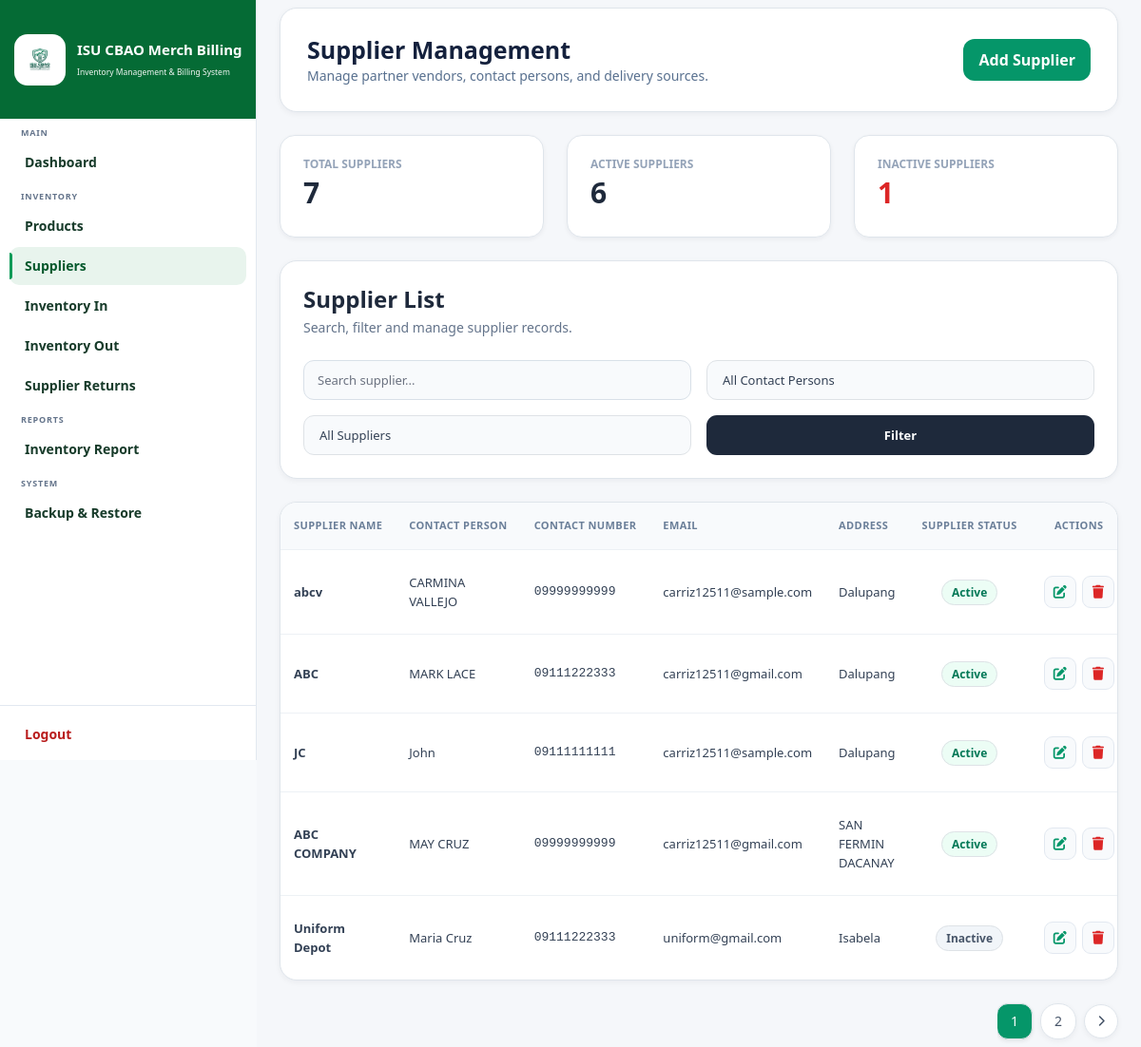
The page /pages/admin/suppliers.php (signed in) on the database its author committed.
### tables this page shows
CREATE TABLE `suppliers` (
  `id` int(11) NOT NULL AUTO_INCREMENT,
  `supplier_name` varchar(150) NOT NULL,
  `contact_person` varchar(100) DEFAULT NULL,
  `contact_number` varchar(20) DEFAULT NULL,
  `email` varchar(150) DEFAULT NULL,
  `address` text DEFAULT NULL,
  `status` enum('Active','Inactive') DEFAULT 'Active',
  `created_at` timestamp NULL DEFAULT current_timestamp(),
  PRIMARY KEY (`id`)
);

### pages/admin/suppliers.php (the view, shortened to what this page needs)
<?php
require_once "../../config/database.php";
$totalSuppliers = 0;
$activeSuppliersCount = 0;
$inactiveSuppliersCount = 0;
$resStats = mysqli_query($conn, "
    SELECT
        COUNT(*) AS total,
        SUM(CASE WHEN status = 'Active' THEN 1 ELSE 0 END) AS active_count,
        SUM(CASE WHEN status = 'Inactive' THEN 1 ELSE 0 END) AS inactive_count
    FROM suppliers
");
if ($resStats && $row = mysqli_fetch_assoc($resStats)) {
    $totalSuppliers = (int)$row['total'];
    $activeSuppliersCount = (int)$row['active_count'];
    $inactiveSuppliersCount = (int)$row['inactive_count'];
}
$searchQuery = "";
$page = isset($_GET['p']) ? max(1, (int)$_GET['p']) : 1;
$limit = 5;
$countQuery = mysqli_query($conn, "SELECT COUNT(*) AS total FROM suppliers $searchQuery");
$totalRecords = 0;
if ($countQuery && $countRow = mysqli_fetch_assoc($countQuery)) {
    $totalRecords = (int)$countRow['total'];
}
$totalPages = max(1, (int)ceil($totalRecords / $limit));
$page = min($page, $totalPages);
$offset = ($page - 1) * $limit;
$paginationParams = $_GET;
$paginationParams['p'] = $page;
$suppliers = [];
$query = "SELECT * FROM suppliers $searchQuery ORDER BY id DESC LIMIT $limit OFFSET $offset";
$result = mysqli_query($conn, $query);
if ($result) {
    while ($row = mysqli_fetch_assoc($result)) {
        $suppliers[] = $row;
    }
}
?>
<!DOCTYPE html>
<html lang="en">
<head>
    <script src="https://cdn.tailwindcss.com?plugins=forms"></script>
    <link rel="stylesheet" href="https://cdnjs.cloudflare.com/ajax/libs/font-awesome/6.4.0/css/all.min.css">
    <link href="https://cdn.jsdelivr.net/npm/bootstrap@5.1.3/dist/css/bootstrap.min.css" rel="stylesheet">
</head>
<body class="bg-slate-50 font-sans text-slate-800">
<?php include "sidebar.php"; ?>
<main class="ml-0 md:ml-[270px] min-h-screen bg-[#f5f7fb] px-4 py-2 md:px-5 md:py-3 transition-all duration-300">
    <div class="space-y-6 max-w-7xl mx-auto">
        <div class="flex flex-col sm:flex-row justify-between items-start sm:items-center gap-4 bg-white p-6 rounded-2xl shadow-sm border border-slate-200">
            <div>
                <h1 class="text-2xl font-bold text-slate-900 tracking-tight">Supplier Management</h1>
                <p class="text-sm text-slate-500 mt-0.5">Manage partner vendors, contact persons, and delivery sources.</p>
            </div>
              <button
                    type="button"
                    onclick="openAddSupplierModal()"
                    class="bg-emerald-600 hover:bg-emerald-700 text-white px-3 py-2.5 rounded-xl font-semibold transition">
                    Add Supplier
                </button>
        </div>
<div class="grid grid-cols-1 sm:grid-cols-3 gap-6 mb-8">
    <div class="bg-white p-6 rounded-2xl shadow-sm border border-slate-200">
        <p class="text-xs font-semibold text-slate-400 uppercase">
            Total Suppliers
        </p>
        <h2 class="text-3xl font-extrabold text-slate-800 mt-1">
            <?= number_format($totalSuppliers); ?>
        </h2>
    </div>
    <div class="bg-white p-6 rounded-2xl shadow-sm border border-slate-200">
        <p class="text-xs font-semibold text-slate-400 uppercase">
            Active Suppliers
        </p>
        <h2 class="text-3xl font-extrabold text-slate-800 mt-1">
            <?= number_format($activeSuppliersCount); ?>
        </h2>
    </div>
    <div class="bg-white p-6 rounded-2xl shadow-sm border border-slate-200">
        <p class="text-xs font-semibold text-slate-400 uppercase">
            Inactive Suppliers
        </p>
        <h2 class="text-3xl font-extrabold text-red-600 mt-1">
            <?= number_format($inactiveSuppliersCount); ?>
        </h2>
    </div>
</div>
        <div class="bg-white rounded-3xl shadow-sm border border-slate-200 p-6 mb-8">
            <div class="flex justify-between items-center mb-6">
                <div>
                    <h2 class="text-2xl font-bold text-slate-800">
                        Supplier List
                    </h2>
                    <p class="text-slate-500 text-sm mt-1">
                        Search, filter and manage supplier records.
                    </p>
                </div>
            </div>
            <form method="GET" action=""
                  class="flex flex-col lg:flex-row items-stretch lg:items-center justify-between gap-4">
                <div class="grid grid-cols-1 sm:grid-cols-2 xl:grid-cols-4 gap-3 flex-1">
                    <div>
                        <input
                            type="text"
                            name="search"
                            value="<?= htmlspecialchars($_GET['search'] ?? '') ?>"
                            placeholder="Search supplier..."
                            class="w-full px-4 py-2.5 bg-slate-50 border border-slate-200 rounded-xl text-sm
                            focus:outline-none focus:ring-2 focus:ring-emerald-500">
                    </div>
                    <select
                        name="contact"
                        class="w-full px-3 py-2.5 bg-slate-50 border border-slate-200 rounded-xl text-sm
                        focus:outline-none focus:ring-2 focus:ring-emerald-500">
                        <option value="">All Contact Persons</option>
                    </select>
                    <select
                        name="status"
                        class="w-full px-3 py-2.5 bg-slate-50 border border-slate-200 rounded-xl text-sm
                        focus:outline-none focus:ring-2 focus:ring-emerald-500">
                        <option value="">All Suppliers</option>
                    </select>
                    <div class="flex items-center gap-2">
                        <button
                            type="submit"
                            class="flex-1 bg-slate-800 hover:bg-slate-900 text-white px-5 py-2.5 rounded-xl
                            text-sm font-medium transition flex items-center justify-center">
                            Filter
                        </button>
                    </div>
                </div>
            </form>
        </div>
        <div class="bg-white rounded-2xl border border-slate-200 shadow-sm overflow-hidden">
            <div class="overflow-x-auto">
                <table class="min-w-full text-left border-collapse">
                    <thead class="bg-slate-50 text-[11px] uppercase tracking-wider text-slate-500 border-b border-slate-200">
                        <tr>
                            <th class="px-6 py-3 font-semibold">Supplier Name</th>
                            <th class="px-6 py-3 font-semibold">Contact Person</th>
                            <th class="px-6 py-3 font-semibold">Contact Number</th>
                            <th class="px-6 py-3 font-semibold">Email</th>
                            <th class="px-6 py-3 font-semibold">Address</th>
                            <th class="px-6 py-3.5 text-center font-semibold">Supplier Status</th>
                            <th class="px-6 py-3 font-semibold text-center">Actions</th>
                        </tr>
                    </thead>
                    <tbody class="divide-y divide-slate-100 text-sm">
                        <?php if (empty($suppliers)): ?>
                            <tr>
                                <td colspan="7" class="text-center py-12 text-slate-400">
                                    <div class="flex flex-col items-center justify-center">
                                        <i class="fa-solid fa-truck-field text-3xl mb-2 text-slate-300"></i>
                                        <p class="font-medium text-slate-600">No suppliers found.</p>
                                    </div>
                                </td>
                            </tr>
                        <?php else: ?>
                            <?php foreach ($suppliers as $sup): ?>
                                <tr class="hover:bg-slate-50 transition">
                                    <td class="px-6 py-4 font-bold text-slate-800"><?= htmlspecialchars($sup['supplier_name']); ?></td>
                                    <td class="px-6 py-4 text-slate-700"><?= htmlspecialchars($sup['contact_person'] ?? 'N/A'); ?></td>
                                    <td class="px-6 py-4 font-mono text-slate-600"><?= htmlspecialchars($sup['contact_number'] ?? 'N/A'); ?></td>
                                    <td class="px-6 py-4 text-slate-600"><?= htmlspecialchars($sup['email'] ?? 'N/A'); ?></td>
                                    <td class="px-6 py-4 text-slate-600"><?= htmlspecialchars($sup['address'] ?? 'N/A'); ?></td>
                                    <td class="px-6 py-4 text-center">
                                        <?php if ($sup['status'] === 'Active'): ?>
                                            <span class="px-2.5 py-1 rounded-full bg-emerald-50 text-emerald-700 border border-emerald-200 text-xs font-bold">Active</span>
                                        <?php else: ?>
                                            <span class="px-2.5 py-1 rounded-full bg-slate-100 text-slate-600 border border-slate-200 text-xs font-bold">Inactive</span>
                                        <?php endif; ?>
                                    </td>
                                    <td class="px-6 py-4 text-center">
                                        <div class="flex items-center justify-center gap-1.5">
                                            <button type="button" onclick="openEditModal(<?= htmlspecialchars(json_encode($sup)); ?>)" class="p-1.5 bg-emerald-50 hover:bg-emerald-100 text-emerald-600 rounded-lg transition text-sm" title="Edit">
                                                <i class="fa-solid fa-pen-to-square"></i>
                                            </button>
                                            <button type="button" onclick="confirmDeleteSupplier(<?= $sup['id']; ?>, '<?= htmlspecialchars($sup['supplier_name'], ENT_QUOTES); ?>')" class="p-1.5 bg-red-50 hover:bg-red-100 text-red-600 rounded-lg transition text-sm" title="Delete">
                                                <i class="fa-solid fa-trash"></i>
                                            </button>
                                        </div>
                                    </td>
                                </tr>
                            <?php endforeach; ?>
                        <?php endif; ?>
                    </tbody>
                </table>
            </div>
        </div>
        <?php if ($totalPages > 1): ?>
            <div class="flex flex-col sm:flex-row justify-between sm:items-center gap-3 mb-8">
                <div class="text-sm text-slate-500">
                    Showing <strong><?= $totalRecords > 0 ? ($offset + 1) : 0 ?></strong> - <strong><?= min($offset + $limit, $totalRecords) ?></strong> of <strong><?= $totalRecords ?></strong> suppliers
                </div>
                <div class="flex flex-wrap justify-end items-center gap-2">
                    <?php for ($i = 1; $i <= $totalPages; $i++): ?>
                        <?php $paginationParams['p'] = $i; ?>
                        <a href="?<?= http_build_query($paginationParams); ?>" class="px-3.5 py-2 border rounded-xl text-sm font-medium shadow-sm transition <?= ($i == $page) ? 'bg-emerald-600 text-white border-emerald-600' : 'bg-white border-slate-200 text-slate-600 hover:bg-slate-50'; ?>">
                            <?= $i; ?>
                        </a>
                    <?php endfor; ?>
                    <?php if ($page < $totalPages): ?>
                        <?php $paginationParams['p'] = $page + 1; ?>
                        <a href="?<?= http_build_query($paginationParams); ?>" class="w-9 h-9 flex items-center justify-center bg-white border border-slate-200 rounded-xl text-sm text-slate-600 hover:bg-slate-50 shadow-sm transition" aria-label="Next page">
                            <i class="fa-solid fa-chevron-right text-xs"></i>
                        </a>
                    <?php endif; ?>
                </div>
            </div>
        <?php endif; ?>
    </div>
</main>
</body>
</html>

### pages/admin/suppliers.php (style rules this page uses)
a { text-decoration: none !important; }

### rows shown on the page
suppliers: supplier_name "abcv", contact_person "CARMINA VALLEJO", contact_number "09999999999", email "carriz12511@sample.com", address "Dalupang", status "Active"
suppliers: supplier_name "ABC", contact_person "MARK LACE", contact_number "09111222333", email "carriz12511@gmail.com", address "Dalupang", status "Active"
suppliers: supplier_name "JC", contact_person "John", contact_number "09111111111", email "carriz12511@sample.com", address "Dalupang", status "Active"
suppliers: supplier_name "ABC COMPANY", contact_person "MAY CRUZ", contact_number "09999999999", email "carriz12511@gmail.com", address "SAN FERMIN DACANAY", status "Active"
suppliers: supplier_name "Uniform Depot", contact_person "Maria Cruz", contact_number "09111222333", email "uniform@gmail.com", address "Isabela", status "Inactive"

### other values the page prints
$totalSuppliers "7"
$activeSuppliersCount "6"
$inactiveSuppliersCount "1"
